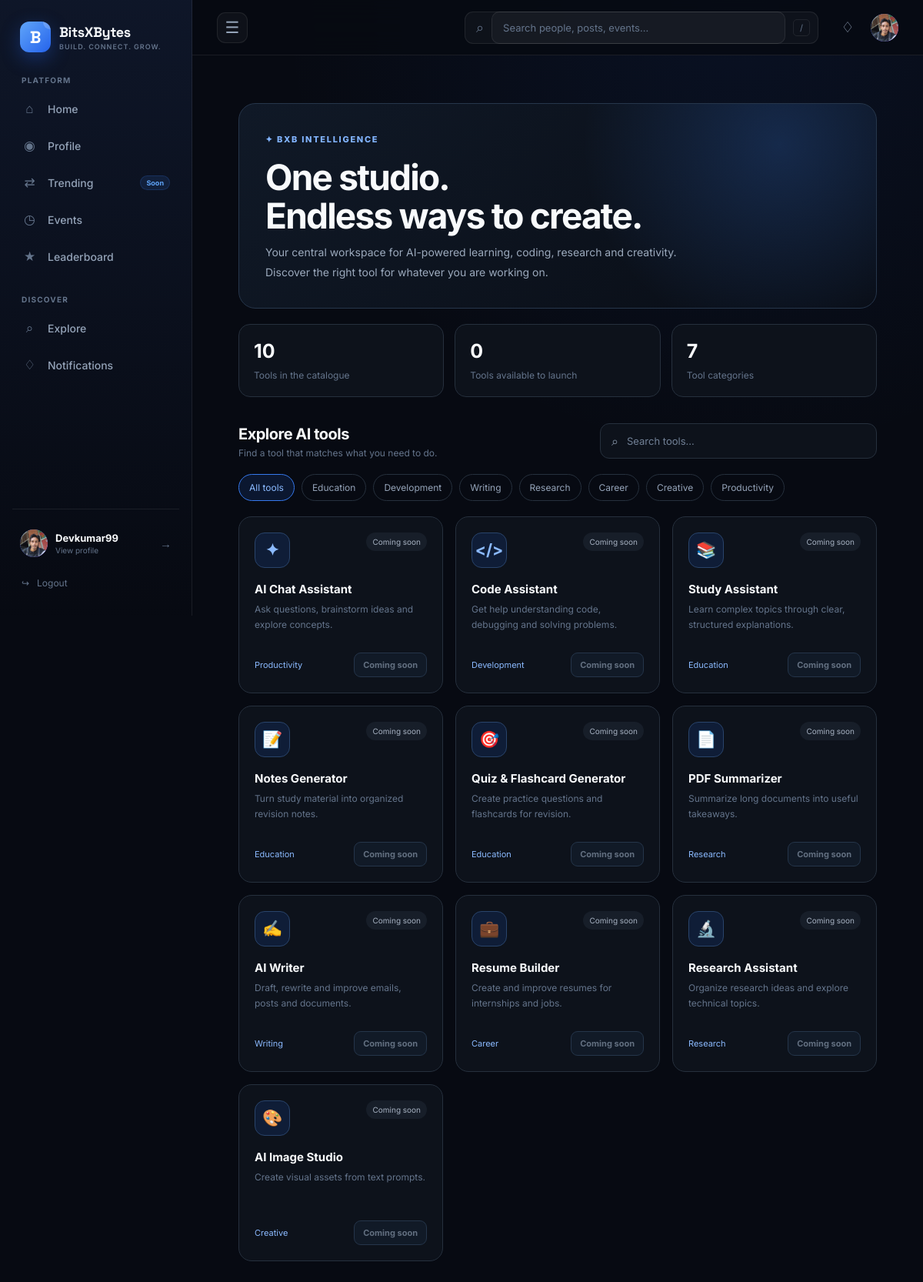
The app's page /ai-studio/ (signed in) with its own data.
### users/models.py (models this page shows, shortened)
class User(AbstractUser):
    email = models.EmailField(unique=True)

### profiles/models.py (models this page shows, shortened)
class Profile(models.Model):
    user = models.OneToOneField(
        settings.AUTH_USER_MODEL,
        on_delete=models.CASCADE,
        related_name='profile'
    )
    avatar = models.ImageField(
        upload_to='avatars/',
        blank=True,
        null=True
    )
    bio = models.TextField(
        max_length=500,
        blank=True
    )
    college = models.CharField(
        max_length=150,
        blank=True
    )
    course = models.CharField(
        max_length=100,
        blank=True
    )
    year = models.PositiveSmallIntegerField(
        blank=True,
        null=True
    )
    skills = models.CharField(
        max_length=500,
        blank=True
    )
    interests = models.CharField(
        max_length=500,
        blank=True
    )
    github = models.URLField(
        blank=True
    )
    linkedin = models.URLField(
        blank=True
    )
    created_at = models.DateTimeField(
        auto_now_add=True
    )
    updated_at = models.DateTimeField(
        auto_now=True
    )

### ai_studio/views.py (the view)
# urls.py: path("", views.dashboard, name="dashboard"),
@login_required
def dashboard(request):
    categories = [
        {"name": "All tools", "slug": "all"},
        {"name": "Education", "slug": "education"},
        {"name": "Development", "slug": "development"},
        {"name": "Writing", "slug": "writing"},
        {"name": "Research", "slug": "research"},
        {"name": "Career", "slug": "career"},
        {"name": "Creative", "slug": "creative"},
        {"name": "Productivity", "slug": "productivity"},
    ]
    context = {
        "tools": AI_TOOLS,
        "categories": categories,
        "total_tools": len(AI_TOOLS),
        "available_tools": sum(
            1 for tool in AI_TOOLS if tool["available"]
        ),
    }
    return render(
        request,
        "ai_studio/dashboard.html",
        context,
    )

### templates/ai_studio/dashboard.html (shortened to what this page needs)
{% extends "base.html" %}
{% block content %}
<main class="ai-studio">
    <section class="studio-hero">
        <div class="studio-eyebrow">✦ BxB Intelligence</div>
        <h1>One studio.<br>Endless ways to create.</h1>
        <p>
            Your central workspace for AI-powered learning, coding,
            research and creativity. Discover the right tool for
            whatever you are working on.
        </p>
    </section>
    <section class="studio-stats" aria-label="AI Studio overview">
        <div class="studio-stat">
            <strong>{{ total_tools }}</strong>
            <span>Tools in the catalogue</span>
        </div>
        <div class="studio-stat">
            <strong>{{ available_tools }}</strong>
            <span>Tools available to launch</span>
        </div>
        <div class="studio-stat">
            <strong>{{ categories|length|add:"-1" }}</strong>
            <span>Tool categories</span>
        </div>
    </section>
    <section>
        <div class="studio-section-heading">
            <div>
                <h2>Explore AI tools</h2>
                <p>Find a tool that matches what you need to do.</p>
            </div>
            <label class="studio-search">
                <span aria-hidden="true">⌕</span>
                <input
                    type="search"
                    id="tool-search"
                    placeholder="Search tools..."
                    aria-label="Search AI tools"
                >
            </label>
        </div>
        <div class="studio-filters" aria-label="Filter tools by category">
            {% for category in categories %}
            <button
                type="button"
                class="studio-filter {% if category.slug == 'all' %}active{% endif %}"
                data-filter="{{ category.slug }}"
            >
                {{ category.name }}
            </button>
            {% endfor %}
        </div>
        <div class="studio-grid" id="studio-grid">
            {% for tool in tools %}
            <article
                class="studio-tool"
                data-category="{{ tool.category_slug }}"
                data-search="{{ tool.name|lower }} {{ tool.description|lower }} {{ tool.category|lower }}"
            >
                <div class="tool-card-top">
                    <div class="tool-icon">{{ tool.icon }}</div>
                    {% if tool.available %}
                    <span class="tool-status">Available</span>
                    {% else %}
                    <span class="tool-status">Coming soon</span>
                    {% endif %}
                </div>
                <h3>{{ tool.name }}</h3>
                <p>{{ tool.description }}</p>
                <div class="tool-card-bottom">
                    <span class="tool-category">{{ tool.category }}</span>
                    {% if tool.available %}
                    <a class="tool-launch" href="{{ tool.url }}">
                        Open tool ↗
                    </a>
                    {% else %}
                    <button class="tool-launch" type="button" disabled>
                        Coming soon
                    </button>
                    {% endif %}
                </div>
            </article>
            {% endfor %}
        </div>
    </section>
</main>
{% endblock %}

### templates/base.html (shortened to what this page needs)
{% load static %}
<!DOCTYPE html>
<html lang="en">
<head>
</head>
<body>
<div class="app-shell">
    <aside class="sidebar" id="bxb-sidebar">
        <a
            href="{% url 'feed' %}"
            class="brand"
        >
            <div class="brand-mark">
                <span>
                    B
                </span>
            </div>
            <div class="brand-text">
                <span class="brand-name">
                    BitsXBytes
                </span>
                <span class="brand-tagline">
                    Build. Connect. Grow.
                </span>
            </div>
        </a>
        <nav class="sidebar-nav">
            <div class="nav-section">
                <span class="nav-section-title">
                    PLATFORM
                </span>
                <a
                    href="{% url 'feed' %}"
                    class="
                        nav-item
                    "
                >
                    <span class="nav-item-icon">
                        ⌂
                    </span>
                    <span class="nav-item-label">
                        Home
                    </span>
                </a>
                {% if user.is_authenticated %}
                <a
                    href="{% url 'my_profile' %}"
                    class="
                        nav-item
                    "
                >
                    <span class="nav-item-icon">
                        ◉
                    </span>
                    <span class="nav-item-label">
                        Profile
                    </span>
                </a>
                {% endif %}
                <a
                    href="#"
                    class="nav-item"
                >
                    <span class="nav-item-icon">
                        ⇄
                    </span>
                    <span class="nav-item-label">
                        Trending
                    </span>
                    <span class="nav-badge">
                        Soon
                    </span>
                </a>
<a
    href="/events/"
    class="
        nav-item
    "
>
    <span class="nav-item-icon">
        ◷
    </span>
    <span class="nav-item-label">
        Events
    </span>
</a>
                <a
                    href="#"
                    class="nav-item"
                >
                    <span class="nav-item-icon">
                        ★
                    </span>
                    <span class="nav-item-label">
                        Leaderboard
                    </span>
                </a>
            </div>
            <div class="nav-section">
                <span class="nav-section-title">
                    DISCOVER
                </span>
                <a
                    href="#"
                    class="nav-item"
                >
                    <span class="nav-item-icon">
                        ⌕
                    </span>
                    <span class="nav-item-label">
                        Explore
                    </span>
                </a>
                {% if user.is_authenticated %}
                <a
                    href="{% url 'notification_list' %}"
                    class="
                        nav-item
                    "
                >
                    <span class="nav-item-icon">
                        ♢
                    </span>
                    <span class="nav-item-label">
                        Notifications
                    </span>
                </a>
                {% endif %}
            </div>
        </nav>
        <div class="sidebar-bottom">
            {% if user.is_authenticated %}
            <a
                href="{% url 'my_profile' %}"
                class="sidebar-user"
            >
                <div class="avatar avatar-small">
                    {% if user.profile.avatar %}
                        <img
                            src="{{ user.profile.avatar.url }}"
                            alt="{{ user.username }}"
                        >
                    {% else %}
                        <span>
                            {{ user.username|first|upper }}
                        </span>
                    {% endif %}
                </div>
                <div class="sidebar-user-info">
                    <strong>
                        {{ user.username }}
                    </strong>
                    <span>
                        View profile
                    </span>
                </div>
                <span class="sidebar-user-arrow">
                    →
                </span>
            </a>
            <a
                href="{% url 'logout' %}"
                class="logout-link"
            >
                <span>
                    ↪
                </span>
                <span class="logout-label">Logout</span>
            </a>
            {% endif %}
        </div>
    </aside>
    <div class="main-area">
        <header class="topbar">
            <div class="topbar-leading">
                <button
                    type="button"
                    class="sidebar-toggle desktop-sidebar-toggle"
                    id="sidebar-toggle"
                    aria-label="Collapse sidebar"
                    aria-controls="bxb-sidebar"
                    aria-expanded="true"
                    title="Collapse sidebar"
                >
                    <span aria-hidden="true">☰</span>
                </button>
            </div>
            <form
                class="topbar-search"
                action="{% url 'search' %}"
                method="get"
                autocomplete="off"
            >
                <span class="search-icon">
                    ⌕
                </span>
                <input
                    type="text"
                    name="q"
                    placeholder="Search people, posts, events..."
                    id="global-search-input"
                    autocomplete="off"
                    aria-label="Search BitsXBytes"
                    aria-expanded="false"
                    aria-controls="search-suggestions"
                >
                <span class="search-shortcut">
                    /
                </span>
            </form>
            <div class="topbar-actions">
                {% if user.is_authenticated %}
                <a
                    href="{% url 'notification_list' %}"
                    class="
                        topbar-icon-button
                        topbar-notification-link
                    "
                    title="Notifications"
                    aria-label="Notifications"
                >
                    ♢
                </a>
                <a
                    href="{% url 'my_profile' %}"
                    class="topbar-profile"
                    title="Profile"
                >
                    <div class="avatar avatar-small">
                        {% if user.profile.avatar %}
                            <img
                                src="{{ user.profile.avatar.url }}"
                                alt="{{ user.username }}"
                            >
                        {% else %}
                            <span>
                                {{ user.username|first|upper }}
                            </span>
                        {% endif %}
                    </div>
                </a>
                {% endif %}
            </div>
        </header>
        <main class="page-content">
            {% block content %}
            {% endblock %}
        </main>
    </div>
</div>
</body>
</html>

### records on screen
User: profile.avatar (picture), username "Devkumar99"

### other values on screen
{{ total_tools }} "10"
{{ available_tools }} "0"
{{ categories|length|add:"-1" }} "7"
{{ category.name }} "All tools" "Education" "Development" "Writing" "Research" "Career" "Creative" "Productivity"
{{ tool.icon }} "✦" "</>" "📚" "📝" "🎯" "📄" "✍️" "💼" "🔬" "🎨"
{{ tool.name }} "AI Chat Assistant" "Code Assistant" "Study Assistant" "Notes Generator" "Quiz & Flashcard Generator" "PDF Summarizer" "AI Writer" "Resume Builder" "Research Assistant" "AI Image Studio"
{{ tool.description }} "Ask questions, brainstorm ideas and explore concepts." "Get help understanding code, debugging and solving problems." "Learn complex topics through clear, structured explanations." "Turn study material into organized revision notes." "Create practice questions and flashcards for revision." "Summarize long documents into useful takeaways." "Draft, rewrite and improve emails, posts and documents." "Create and improve resumes for internships and jobs." "Organize research ideas and explore technical topics." "Create visual assets from text prompts."
{{ tool.category }} "Productivity" "Development" "Education" "Education" "Education" "Research" "Writing" "Career" "Research" "Creative"
